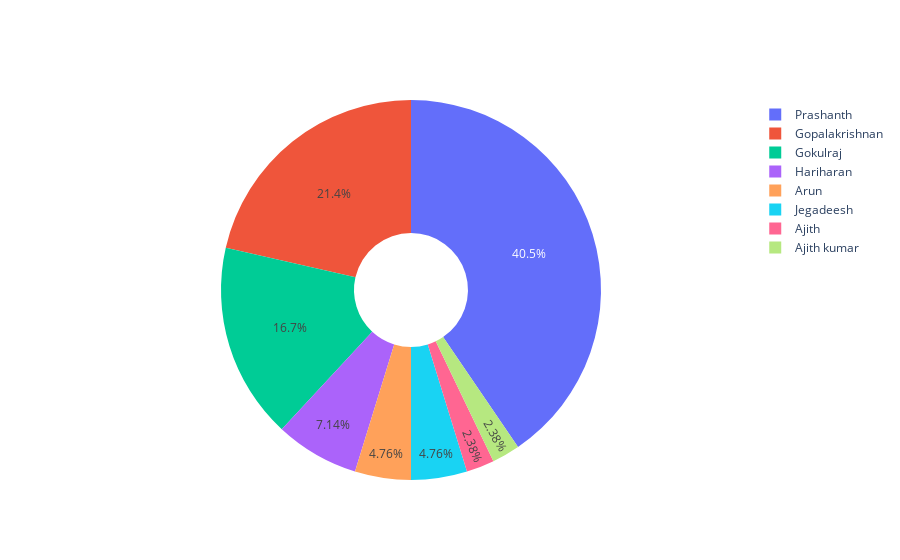

The code cell stored with this chart in its notebook:
### Code cell
fig = go.Figure(data=[go.Pie(labels=inspect.Inspector, values=inspect.Count, hole=.3)])
fig.show()

### Figure 1 — Plotly figure (JSON) as saved in the notebook; plotly's stock layout.template omitted (floating-point values rounded to 4 significant figures)
{"data": [{"hole": 0.3, "labels": ["Prashanth", "Gopalakrishnan", "Gokulraj", "Hariharan", "Arun", "Jegadeesh", "Ajith", "Ajith kumar"], "type": "pie", "values": [17, 9, 7, 3, 2, 2, 1, 1]}], "layout": {}}
